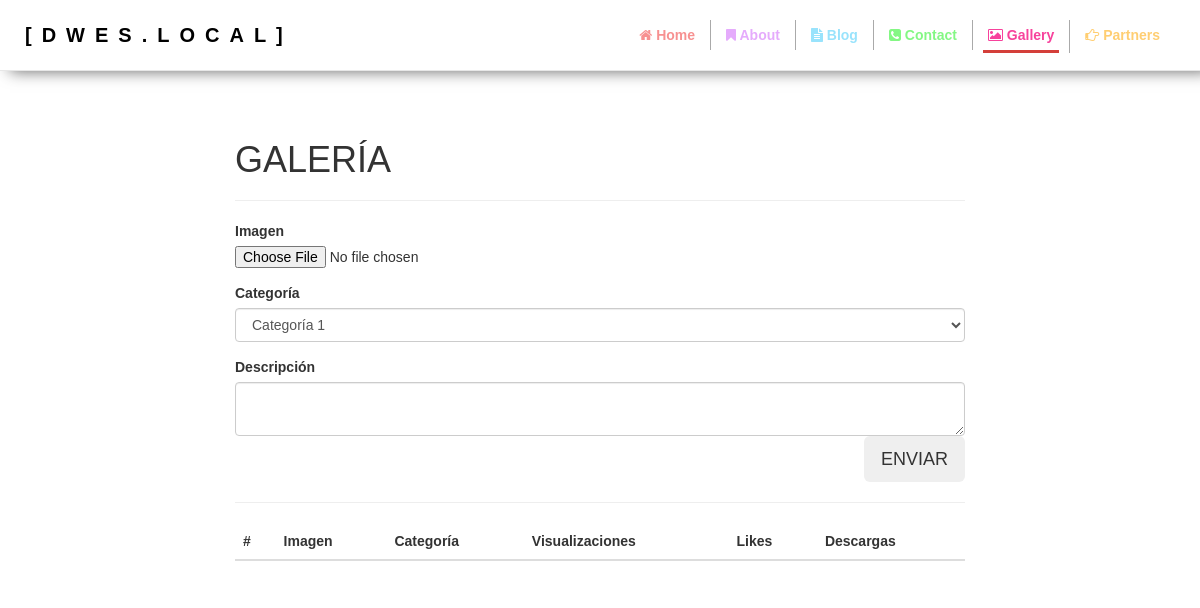
/gallery.php, run on an earlier commit of the app's database.
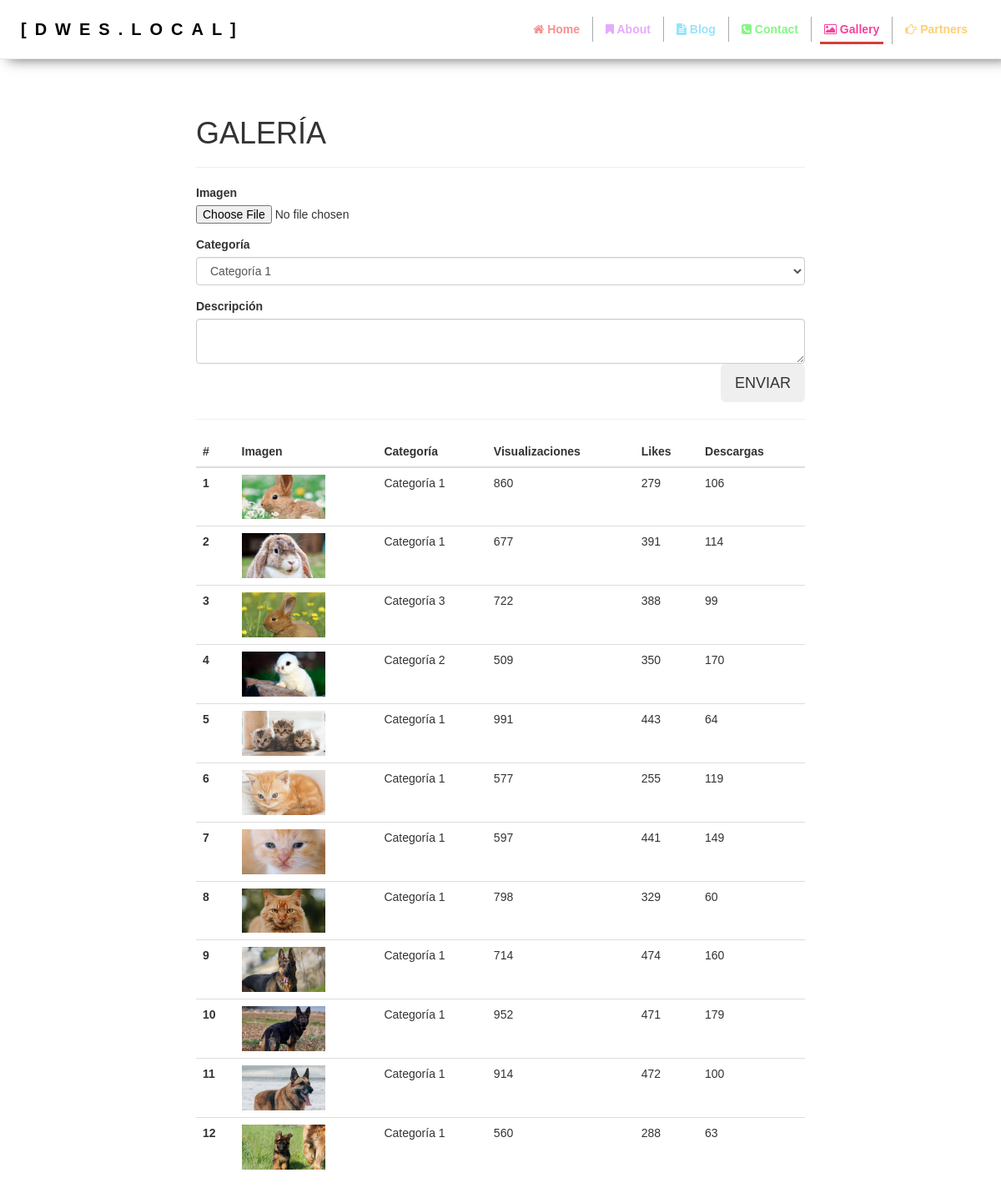
And on a later commit of the database.
### tables this page shows
CREATE TABLE `imagenes` (
  `id` int(11) NOT NULL,
  `nombre` varchar(255) NOT NULL,
  `descripcion` varchar(255) NOT NULL,
  `numVisualizaciones` int(11) NOT NULL DEFAULT 0,
  `numLikes` int(11) NOT NULL DEFAULT 0,
  `numDownloads` int(11) NOT NULL DEFAULT 0,
  `categoria` int(11) NOT NULL
);

CREATE TABLE `categorias` (
  `id` int(11) NOT NULL,
  `nombre` varchar(255) NOT NULL,
  `numImagenes` int(11) NOT NULL DEFAULT 0
);

### gallery.php (called while the page is built, shortened)
<?php
require 'utils/utils.php';
require_once 'classes/entity/imagenGaleria.class.php';
require_once 'classes/repository/imagenGaleriaRepository.class.php';
require_once 'classes/entity/categoria.class.php';
try {
	$imagenRepository = new ImagenGaleriaRepository();
	$categoriaRepository = new CategoriaRepository();
} catch (FileException | QueryException | AppException $exc) {
	$error = $exc->getMessage();
} finally {
	$imagenes = $imagenRepository->findAll();
	$categorias = $categoriaRepository->findAll();
}
require 'views/gallery.view.php';

### classes/database/connection.class.php (called while the page is built)
<?php
class Connection {
    public static function make() {
        $config = App::get('config')['database'];
        try {
            $connection = new PDO(
            $config['connection'],
            $config['username'],
            $config['password'],
            $config['options']
            );
        } catch (PDOException $excepcion) {
            die($excepcion->getMessage());
        }
        return $connection;
    }
}

### classes/database/app.class.php (called while the page is built, shortened)
<?php
require_once 'classes/database/connection.class.php';
class App {
    private static $container = [];
    public static function bind($clave, $valor) {
        static::$container[$clave] = $valor;
    }
    public static function getConnection() {
        static::$container['connection'] = Connection::make();
        return static::$container['connection'];
    }
}

### classes/database/queryBuilder.class.php (called while the page is built, shortened)
<?php
require_once 'classes/database/app.class.php';
abstract class QueryBuilder {
    private $connection;
    private $tabla;
    private $clase;
    public function __construct($tabla, $clase) {
        $this->connection = App::getConnection();
        $this->tabla = $tabla;
        $this->clase = $clase;
    }
    private function executeQuery($sql) {
        $pdo = $this->connection->prepare($sql);
        if ($pdo->execute() === false) {
            throw new QueryException(getErrorString('QUERY_ERROR'));
        }
        return $pdo->fetchAll(PDO::FETCH_CLASS | PDO::FETCH_PROPS_LATE, $this->clase);
    }
    public function find($id) {
        $sql = "SELECT * FROM $this->tabla WHERE id=$id";
        $resultado = $this->executeQuery($sql);
        return $resultado[0];
    }
    public function findAll() {
        $sql = "SELECT * FROM $this->tabla";
        return $this->executeQuery($sql);
    }
}

### classes/entity/categoria.class.php (called while the page is built, shortened)
<?php
class Categoria implements IEntity {
    private $id;
    private $nombre;
    public function __construct($nombre = '', $numImagenes = 0) {
        $this->nombre = $nombre;
    }
    public function getId() {
        return $this->id;
    }
    public function getNombre() {
        return $this->nombre;
    }
}

### classes/entity/imagenGaleria.class.php (called while the page is built, shortened)
<?php
class ImagenGaleria implements iEntity {
    private $nombre;
    private $descripcion;
    private $categoria;
    private $numVisualizaciones;
    private $numLikes;
    private $numDownloads;
    private $id;
    public function __construct($nombre = '', $descripcion = '', $categoria = 0) {
        $this->nombre = $nombre;
        $this->descripcion = $descripcion;
        $this->categoria = $categoria;
        $this->numVisualizaciones = rand(500, 1000);
        $this->numLikes = rand(250, 500);
        $this->numDownloads = rand(50, 200);
    }
    public function getUrlGallery() {
        return self::RUTA_IMAGENES_GALLERY . $this->nombre;
    }
    public function getDescripcion() {
        return $this->descripcion;
    }
    public function getCategoria() {
        return $this->categoria;
    }
    public function getNumVisualizaciones() {
        return $this->numVisualizaciones;
    }
    public function getNumLikes() {
        return $this->numLikes;
    }
    public function getNumDownloads() {
        return $this->numDownloads;
    }
    public function getId() {
        return $this->id;
    }
}

### classes/repository/imagenGaleriaRepository.class.php (called while the page is built, shortened)
<?php
require_once 'classes/database/queryBuilder.class.php';
class ImagenGaleriaRepository extends QueryBuilder {
    public function getCategoria($imagenGaleria) {
        $categoriaRepository = new CategoriaRepository();
        return $categoriaRepository->find($imagenGaleria->getCategoria());
    }
}

### views/gallery.view.php (the view, shortened to what this page needs)
<?php include __DIR__ . '/partials/inicio-doc.part.php' ?>
<?php include __DIR__ . '/partials/nav.part.php' ?>
<div id="galeria">
    <div class="container">
        <div class="col-xs-12 col-sm-8 col-sm-push-2">
            <h1 style="margin-top: 70px;">GALERÍA</h1>
            <hr>
            <form class="form-horizontal" method="post" enctype="multipart/form-data" action="<?= $_SERVER['PHP_SELF']; ?>">
                <div class="form-group">
                    <div class="col-xs-12">
                        <label class="label-control">Imagen</label>
                        <input class="form-control-file" type="file" id="imagen" name="imagen">
                    </div>
                </div>
                <div class="form-group">
                    <div class="col-xs-12">
                        <label class="label-control">Categoría</label>
                        <select class="form-control" name="categoria" id="categoria">
                            <?php foreach ($categorias as $categoria): ?>
                                <option value="<?= $categoria->getId() ?>">
                                    <?= $categoria->getNombre() ?>
                                </option>
                            <?php endforeach ?>
                        </select>
                    </div>
                </div>
                <div class="form-group">
                    <div class="col-xs-12">
                        <label class="label-control">Descripción</label>
                        <textarea class="form-control" id="descripcion" name="descripcion"></textarea>
                        <button class="pull-right btn btn-lg sr-button">ENVIAR</button>
                    </div>
                </div>
            </form>
            <hr class="divider">
            <div class="imagenes_galeria">
                <table class="table">
                    <thead>
                        <tr>
                            <th scope="col">#</th>
                            <th scope="col">Imagen</th>
                            <th scope="col">Categoría</th>
                            <th scope="col">Visualizaciones</th>
                            <th scope="col">Likes</th>
                            <th scope="col">Descargas</th>
                        </tr>
                    </thead>
                    <tbody>
                        <?php foreach ($imagenes as $imagen): ?>
                            <tr>
                                <th scope="row"><?= $imagen->getId() ?></th>
                                <td>
                                    <img src="<?= $imagen->getUrlGallery() ?>"
                                    alt="<?= $imagen->getDescripcion() ?>"
                                    title="<?= $imagen->getDescripcion() ?>"
                                    width="100px">
                                </td>
                                <td><?= $imagenRepository->getCategoria($imagen)->getNombre() ?></td>
                                <td><?= $imagen->getNumVisualizaciones() ?></td>
                                <td><?= $imagen->getNumLikes() ?></td>
                                <td><?= $imagen->getNumDownloads() ?></td>
                            </tr>
                        <?php endforeach ?>
                    </tbody>
                </table>
            </div>
        </div>
    </div>
</div>
<?php include __DIR__ . '/partials/fin-doc.part.php' ?>

### views/partials/inicio-doc.part.php (shortened to what this page needs)
<!DOCTYPE html>
<html lang="en">
<head>
    <link rel="stylesheet" type="text/css" href="default/bootstrap/css/bootstrap.min.css">
    <link rel="stylesheet" type="text/css" href="css/style.css">
    <link rel="stylesheet" type="text/css" href="css/magnific-popup.css">
    <link rel="stylesheet" type="text/css" href="default/font-awesome/css/font-awesome.min.css">
    <link rel="stylesheet" href="css/misEstilos.css">
</head>
<body id="page-top">

### views/partials/nav.part.php (shortened to what this page needs)
<nav class="navbar navbar-fixed-top navbar-default">
     <div class="container">
         <div class="navbar-header">
            <a  class="navbar-brand page-scroll" href="#page-top">
              <span class="miTitulo">[DWES.LOCAL]</span>
            </a>
         </div>
         <div class="collapse navbar-collapse navbar-right" id="menu">
            <ul class="nav navbar-nav miNav">
              <li class="<?php generarActive('/') ?> lien"><a href="<?php generarHref('/') ?>"><i class="fa fa-home sr-icons"></i> Home</a></li>
              <li class="<?php generarActive('/about.php') ?> lien"><a href="<?php generarHref('/about.php') ?>"><i class="fa fa-bookmark sr-icons"></i> About</a></li>
              <li class="<?php generarActiveBlogPost(['/blog.php', '/single_post.php']) ?> lien"><a href="<?php generarHref('/blog.php') ?>"><i class="fa fa-file-text sr-icons"></i> Blog</a></li>
              <li class="<?php generarActive('/contact.php') ?> lien"><a href="<?php generarHref('/contact.php') ?>"><i class="fa fa-phone-square sr-icons"></i> Contact</a></li>
              <li class="<?php generarActive('/gallery.php') ?> lien"><a href="<?php generarHref('/gallery.php') ?>"><i class="fa fa-image sr-icons"></i> Gallery</a></li>
              <li class="<?php generarActive('/partners.php') ?>"><a href="<?php generarHref('/partners.php') ?>"><i class="fa fa-hand-o-right sr-icons"></i> Partners</a></li>
            </ul>
         </div>
     </div>
   </nav>

### utils/utils.php (shortened to what this page needs)
<?php
function generarActive($opcionMenu) {
    if ($_SERVER['REQUEST_URI'] === $opcionMenu) {
        echo 'active';
    }
}
function generarHref($opcionMenu) {
    if ($_SERVER['REQUEST_URI'] === $opcionMenu) {
        echo '#';
    } else {
        echo $opcionMenu;
    }
}
function generarActiveBlogPost($opciones) {
    if ($_SERVER['REQUEST_URI'] === $opciones[0] || $_SERVER['REQUEST_URI'] === $opciones[1]) {
        echo 'active';
    }
}

### views/partials/fin-doc.part.php (shortened to what this page needs)
</body>
</html>

### css/style.css (style rules this page uses)
a, a:hover, a:focus, a:active, a.active { outline: 0; }
body { font-family: "Raleway", sans-serif; padding-top: 70px; }
.navbar-default { background-color: white; box-shadow: 10px 0px 15px rgb(100,100,100); }
.navbar-default .container { padding: 10px; }
.navbar-nav { padding-top: 10px; }
.navbar-header a { text-decoration: none; }
.navbar-brand { font-size: 20px; font-weight: bold; }
.navbar-brand span { color: #777; }
@media (min-width: 768px) { .navbar .nav li a { color: #777; padding: 5px; padding-top: 5px; padding-bottom: 5px; margin-right: 10px; margin-left: 10px; } }
@media (min-width: 768px) { .navbar .nav .lien { border-right: solid 1px rgb(170,170,170); } }
.navbar .nav li a { background-color: transparent; font-weight: bold; }
.navbar-default .navbar-nav > .active > a, .navbar-default .navbar-nav > .active > a:hover, .navbar-default .navbar-nav > .active > a:focus { background-color: transparent; color: black; }
.navbar-default .navbar-nav > .active > a, .navbar-default .navbar-nav > .active > a:focus { border-bottom: solid 3px #d43f3a; font-weight: bold; }
img { margin: 0 auto; }

### css/misEstilos.css (style rules this page uses)
.miTitulo { color: black !important; letter-spacing: 10px !important; }
.miNav li:nth-child(1) a { color: rgb(247, 145, 145) !important; }
.miNav li:nth-child(2) a { color: #e5abfc !important; }
.miNav li:nth-child(3) a { color: rgb(153, 227, 252) !important; }
.miNav li:nth-child(4) a { color: rgb(132, 247, 132) !important; }
.miNav li:nth-child(5) a { color: rgb(252, 152, 202) !important; }
.miNav li:nth-child(5):hover a, .miNav li:nth-child(5).active a { color: rgb(247, 66, 156) !important; }
.miNav li:nth-child(6) a { color: rgb(255, 206, 114) !important; }

What changed in the data, as far as the page shows it:
added imagenes: id "1", nombre (picture), categoria.nombre "Categoría 1", numVisualizaciones "860", numLikes "279", numDownloads "106"
added imagenes: id "2", nombre (picture), categoria.nombre "Categoría 1", numVisualizaciones "677", numLikes "391", numDownloads "114"
added imagenes: id "3", nombre (picture), categoria.nombre "Categoría 3", numVisualizaciones "722", numLikes "388", numDownloads "99"
added imagenes: id "4", nombre (picture), categoria.nombre "Categoría 2", numVisualizaciones "509", numLikes "350", numDownloads "170"
added imagenes: id "5", nombre (picture), categoria.nombre "Categoría 1", numVisualizaciones "991", numLikes "443", numDownloads "64"
added imagenes: id "6", nombre (picture), categoria.nombre "Categoría 1", numVisualizaciones "577", numLikes "255", numDownloads "119"
added imagenes: id "7", nombre (picture), categoria.nombre "Categoría 1", numVisualizaciones "597", numLikes "441", numDownloads "149"
added imagenes: id "8", nombre (picture), categoria.nombre "Categoría 1", numVisualizaciones "798", numLikes "329", numDownloads "60"
added imagenes: id "9", nombre (picture), categoria.nombre "Categoría 1", numVisualizaciones "714", numLikes "474", numDownloads "160"
added imagenes: id "10", nombre (picture), categoria.nombre "Categoría 1", numVisualizaciones "952", numLikes "471", numDownloads "179"
added imagenes: id "11", nombre (picture), categoria.nombre "Categoría 1", numVisualizaciones "914", numLikes "472", numDownloads "100"
added imagenes: id "12", nombre (picture), categoria.nombre "Categoría 1", numVisualizaciones "560", numLikes "288", numDownloads "63"
